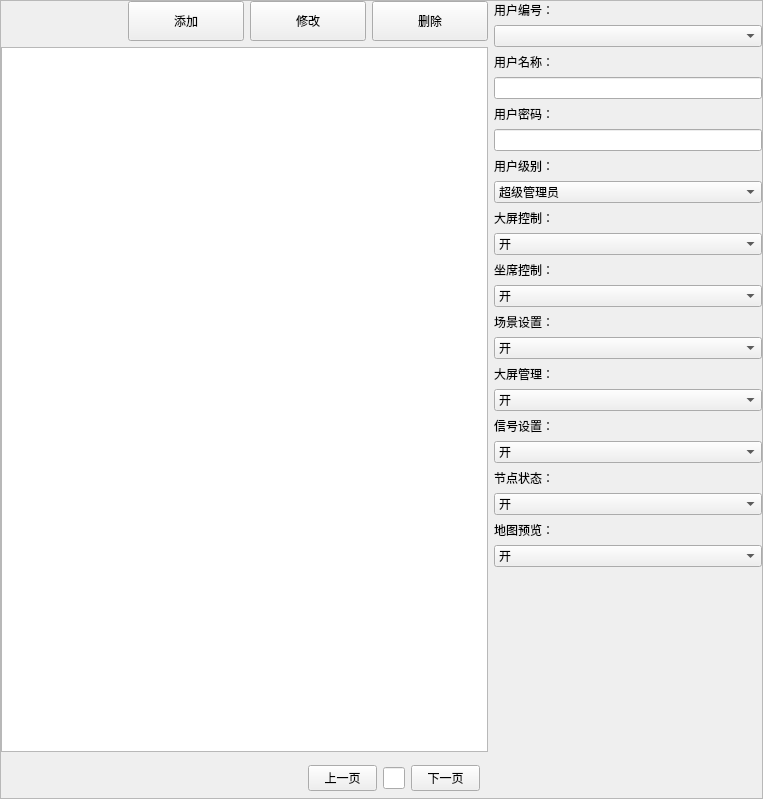
<?xml version="1.0" encoding="UTF-8"?>
<ui version="4.0">
 <class>frmlogset</class>
 <widget class="QWidget" name="frmlogset">
  <property name="geometry">
   <rect>
    <x>0</x>
    <y>0</y>
    <width>763</width>
    <height>799</height>
   </rect>
  </property>
  <property name="windowTitle">
   <string>Form</string>
  </property>
  <property name="styleSheet">
   <string notr="true"/>
  </property>
  <layout class="QHBoxLayout" name="horizontalLayout_3">
   <property name="spacing">
    <number>0</number>
   </property>
   <property name="leftMargin">
    <number>0</number>
   </property>
   <property name="topMargin">
    <number>0</number>
   </property>
   <property name="rightMargin">
    <number>0</number>
   </property>
   <property name="bottomMargin">
    <number>0</number>
   </property>
   <item>
    <widget class="QFrame" name="frame_2">
     <property name="styleSheet">
      <string notr="true"/>
     </property>
     <property name="frameShape">
      <enum>QFrame::StyledPanel</enum>
     </property>
     <property name="frameShadow">
      <enum>QFrame::Raised</enum>
     </property>
     <layout class="QHBoxLayout" name="horizontalLayout_2">
      <property name="spacing">
       <number>6</number>
      </property>
      <property name="leftMargin">
       <number>0</number>
      </property>
      <property name="topMargin">
       <number>0</number>
      </property>
      <property name="rightMargin">
       <number>0</number>
      </property>
      <property name="bottomMargin">
       <number>0</number>
      </property>
      <item>
       <widget class="QWidget" name="widget_3" native="true">
        <layout class="QVBoxLayout" name="verticalLayout_2">
         <property name="leftMargin">
          <number>0</number>
         </property>
         <property name="topMargin">
          <number>0</number>
         </property>
         <property name="rightMargin">
          <number>0</number>
         </property>
         <property name="bottomMargin">
          <number>0</number>
         </property>
         <item>
          <widget class="QWidget" name="widget_8" native="true">
           <layout class="QVBoxLayout" name="verticalLayout">
            <property name="spacing">
             <number>6</number>
            </property>
            <property name="leftMargin">
             <number>0</number>
            </property>
            <property name="topMargin">
             <number>0</number>
            </property>
            <property name="rightMargin">
             <number>0</number>
            </property>
            <property name="bottomMargin">
             <number>0</number>
            </property>
            <item>
             <widget class="QWidget" name="widget_4" native="true">
              <property name="minimumSize">
               <size>
                <width>0</width>
                <height>40</height>
               </size>
              </property>
              <layout class="QHBoxLayout" name="horizontalLayout_4">
               <property name="spacing">
                <number>6</number>
               </property>
               <property name="leftMargin">
                <number>0</number>
               </property>
               <property name="topMargin">
                <number>0</number>
               </property>
               <property name="rightMargin">
                <number>0</number>
               </property>
               <property name="bottomMargin">
                <number>0</number>
               </property>
               <item>
                <spacer name="horizontalSpacer">
                 <property name="orientation">
                  <enum>Qt::Horizontal</enum>
                 </property>
                 <property name="sizeHint" stdset="0">
                  <size>
                   <width>127</width>
                   <height>20</height>
                  </size>
                 </property>
                </spacer>
               </item>
               <item>
                <widget class="QPushButton" name="btn_add">
                 <property name="sizePolicy">
                  <sizepolicy hsizetype="Expanding" vsizetype="Fixed">
                   <horstretch>0</horstretch>
                   <verstretch>0</verstretch>
                  </sizepolicy>
                 </property>
                 <property name="minimumSize">
                  <size>
                   <width>0</width>
                   <height>0</height>
                  </size>
                 </property>
                 <property name="maximumSize">
                  <size>
                   <width>16777215</width>
                   <height>1000</height>
                  </size>
                 </property>
                 <property name="font">
                  <font>
                   <pointsize>9</pointsize>
                  </font>
                 </property>
                 <property name="focusPolicy">
                  <enum>Qt::TabFocus</enum>
                 </property>
                 <property name="styleSheet">
                  <string notr="true"/>
                 </property>
                 <property name="text">
                  <string>添加</string>
                 </property>
                </widget>
               </item>
               <item>
                <widget class="QPushButton" name="btn_chang">
                 <property name="sizePolicy">
                  <sizepolicy hsizetype="Expanding" vsizetype="Fixed">
                   <horstretch>0</horstretch>
                   <verstretch>0</verstretch>
                  </sizepolicy>
                 </property>
                 <property name="minimumSize">
                  <size>
                   <width>0</width>
                   <height>0</height>
                  </size>
                 </property>
                 <property name="maximumSize">
                  <size>
                   <width>16777215</width>
                   <height>1000</height>
                  </size>
                 </property>
                 <property name="font">
                  <font>
                   <pointsize>9</pointsize>
                   <weight>50</weight>
                   <bold>false</bold>
                  </font>
                 </property>
                 <property name="focusPolicy">
                  <enum>Qt::TabFocus</enum>
                 </property>
                 <property name="styleSheet">
                  <string notr="true"/>
                 </property>
                 <property name="text">
                  <string>修改</string>
                 </property>
                </widget>
               </item>
               <item>
                <widget class="QPushButton" name="btn_del">
                 <property name="sizePolicy">
                  <sizepolicy hsizetype="Expanding" vsizetype="Fixed">
                   <horstretch>0</horstretch>
                   <verstretch>0</verstretch>
                  </sizepolicy>
                 </property>
                 <property name="minimumSize">
                  <size>
                   <width>0</width>
                   <height>0</height>
                  </size>
                 </property>
                 <property name="maximumSize">
                  <size>
                   <width>16777215</width>
                   <height>1000</height>
                  </size>
                 </property>
                 <property name="font">
                  <font>
                   <pointsize>9</pointsize>
                  </font>
                 </property>
                 <property name="focusPolicy">
                  <enum>Qt::TabFocus</enum>
                 </property>
                 <property name="styleSheet">
                  <string notr="true"/>
                 </property>
                 <property name="text">
                  <string>删除</string>
                 </property>
                </widget>
               </item>
              </layout>
             </widget>
            </item>
            <item>
             <widget class="QTableView" name="tableMain">
              <property name="minimumSize">
               <size>
                <width>300</width>
                <height>0</height>
               </size>
              </property>
              <property name="focusPolicy">
               <enum>Qt::NoFocus</enum>
              </property>
              <property name="styleSheet">
               <string notr="true"/>
              </property>
              <property name="showGrid">
               <bool>false</bool>
              </property>
             </widget>
            </item>
            <item>
             <widget class="QWidget" name="widget_5" native="true">
              <property name="minimumSize">
               <size>
                <width>0</width>
                <height>40</height>
               </size>
              </property>
              <property name="maximumSize">
               <size>
                <width>16777215</width>
                <height>40</height>
               </size>
              </property>
              <layout class="QHBoxLayout" name="horizontalLayout_6">
               <property name="leftMargin">
                <number>0</number>
               </property>
               <property name="topMargin">
                <number>0</number>
               </property>
               <property name="rightMargin">
                <number>0</number>
               </property>
               <property name="bottomMargin">
                <number>0</number>
               </property>
               <item>
                <spacer name="horizontalSpacer_2">
                 <property name="orientation">
                  <enum>Qt::Horizontal</enum>
                 </property>
                 <property name="sizeHint" stdset="0">
                  <size>
                   <width>301</width>
                   <height>20</height>
                  </size>
                 </property>
                </spacer>
               </item>
               <item>
                <widget class="QWidget" name="widget_6" native="true">
                 <layout class="QHBoxLayout" name="horizontalLayout_8">
                  <property name="spacing">
                   <number>0</number>
                  </property>
                  <property name="leftMargin">
                   <number>0</number>
                  </property>
                  <property name="topMargin">
                   <number>0</number>
                  </property>
                  <property name="rightMargin">
                   <number>0</number>
                  </property>
                  <property name="bottomMargin">
                   <number>0</number>
                  </property>
                  <item>
                   <layout class="QHBoxLayout" name="horizontalLayout_5"/>
                  </item>
                 </layout>
                </widget>
               </item>
               <item>
                <widget class="QWidget" name="widget_7" native="true">
                 <property name="maximumSize">
                  <size>
                   <width>180</width>
                   <height>16777215</height>
                  </size>
                 </property>
                 <layout class="QHBoxLayout" name="horizontalLayout_7">
                  <property name="leftMargin">
                   <number>0</number>
                  </property>
                  <property name="topMargin">
                   <number>0</number>
                  </property>
                  <property name="rightMargin">
                   <number>9</number>
                  </property>
                  <property name="bottomMargin">
                   <number>0</number>
                  </property>
                  <item>
                   <widget class="QPushButton" name="pushButton_2">
                    <property name="focusPolicy">
                     <enum>Qt::TabFocus</enum>
                    </property>
                    <property name="text">
                     <string>上一页</string>
                    </property>
                   </widget>
                  </item>
                  <item>
                   <widget class="QLineEdit" name="lineEdit_viewpage">
                    <property name="maximumSize">
                     <size>
                      <width>30</width>
                      <height>16777215</height>
                     </size>
                    </property>
                    <property name="alignment">
                     <set>Qt::AlignCenter</set>
                    </property>
                   </widget>
                  </item>
                  <item>
                   <widget class="QPushButton" name="pushButton_3">
                    <property name="focusPolicy">
                     <enum>Qt::TabFocus</enum>
                    </property>
                    <property name="text">
                     <string>下一页</string>
                    </property>
                   </widget>
                  </item>
                 </layout>
                </widget>
               </item>
              </layout>
             </widget>
            </item>
           </layout>
          </widget>
         </item>
        </layout>
       </widget>
      </item>
      <item>
       <widget class="QWidget" name="widget" native="true">
        <layout class="QHBoxLayout" name="horizontalLayout">
         <property name="spacing">
          <number>0</number>
         </property>
         <property name="leftMargin">
          <number>0</number>
         </property>
         <property name="topMargin">
          <number>0</number>
         </property>
         <property name="rightMargin">
          <number>0</number>
         </property>
         <property name="bottomMargin">
          <number>0</number>
         </property>
         <item>
          <widget class="QWidget" name="widget_2" native="true">
           <layout class="QVBoxLayout" name="verticalLayout_3">
            <property name="leftMargin">
             <number>0</number>
            </property>
            <property name="topMargin">
             <number>0</number>
            </property>
            <property name="rightMargin">
             <number>0</number>
            </property>
            <property name="bottomMargin">
             <number>0</number>
            </property>
            <item>
             <widget class="QLabel" name="label">
              <property name="font">
               <font>
                <pointsize>9</pointsize>
               </font>
              </property>
              <property name="styleSheet">
               <string notr="true"/>
              </property>
              <property name="text">
               <string>用户编号：</string>
              </property>
              <property name="alignment">
               <set>Qt::AlignLeading|Qt::AlignLeft|Qt::AlignVCenter</set>
              </property>
             </widget>
            </item>
            <item>
             <widget class="QComboBox" name="cbox_usenum">
              <property name="minimumSize">
               <size>
                <width>180</width>
                <height>0</height>
               </size>
              </property>
              <property name="font">
               <font>
                <pointsize>9</pointsize>
               </font>
              </property>
              <property name="styleSheet">
               <string notr="true"/>
              </property>
             </widget>
            </item>
            <item>
             <widget class="QLabel" name="label_2">
              <property name="font">
               <font>
                <pointsize>9</pointsize>
               </font>
              </property>
              <property name="styleSheet">
               <string notr="true"/>
              </property>
              <property name="text">
               <string>用户名称：</string>
              </property>
              <property name="alignment">
               <set>Qt::AlignLeading|Qt::AlignLeft|Qt::AlignVCenter</set>
              </property>
             </widget>
            </item>
            <item>
             <widget class="QLineEdit" name="line_username">
              <property name="minimumSize">
               <size>
                <width>180</width>
                <height>0</height>
               </size>
              </property>
              <property name="font">
               <font>
                <pointsize>9</pointsize>
               </font>
              </property>
              <property name="contextMenuPolicy">
               <enum>Qt::NoContextMenu</enum>
              </property>
              <property name="styleSheet">
               <string notr="true"/>
              </property>
             </widget>
            </item>
            <item>
             <widget class="QLabel" name="label_3">
              <property name="font">
               <font>
                <pointsize>9</pointsize>
               </font>
              </property>
              <property name="styleSheet">
               <string notr="true"/>
              </property>
              <property name="text">
               <string>用户密码：</string>
              </property>
              <property name="alignment">
               <set>Qt::AlignLeading|Qt::AlignLeft|Qt::AlignVCenter</set>
              </property>
             </widget>
            </item>
            <item>
             <widget class="QLineEdit" name="line_pass">
              <property name="minimumSize">
               <size>
                <width>180</width>
                <height>0</height>
               </size>
              </property>
              <property name="font">
               <font>
                <pointsize>9</pointsize>
               </font>
              </property>
              <property name="contextMenuPolicy">
               <enum>Qt::NoContextMenu</enum>
              </property>
              <property name="styleSheet">
               <string notr="true"/>
              </property>
             </widget>
            </item>
            <item>
             <widget class="QLabel" name="label_4">
              <property name="font">
               <font>
                <pointsize>9</pointsize>
               </font>
              </property>
              <property name="styleSheet">
               <string notr="true"/>
              </property>
              <property name="text">
               <string>用户级别：</string>
              </property>
             </widget>
            </item>
            <item>
             <widget class="QComboBox" name="line_pre">
              <property name="minimumSize">
               <size>
                <width>180</width>
                <height>0</height>
               </size>
              </property>
              <property name="font">
               <font>
                <pointsize>9</pointsize>
               </font>
              </property>
              <property name="styleSheet">
               <string notr="true"/>
              </property>
              <item>
               <property name="text">
                <string>超级管理员</string>
               </property>
              </item>
              <item>
               <property name="text">
                <string>普通用户</string>
               </property>
              </item>
             </widget>
            </item>
            <item>
             <widget class="QLabel" name="label_6">
              <property name="font">
               <font>
                <pointsize>9</pointsize>
               </font>
              </property>
              <property name="text">
               <string>大屏控制：</string>
              </property>
             </widget>
            </item>
            <item>
             <widget class="QComboBox" name="cbox_dapin">
              <property name="minimumSize">
               <size>
                <width>0</width>
                <height>0</height>
               </size>
              </property>
              <property name="font">
               <font>
                <pointsize>9</pointsize>
               </font>
              </property>
              <item>
               <property name="text">
                <string>开</string>
               </property>
              </item>
              <item>
               <property name="text">
                <string>关</string>
               </property>
              </item>
             </widget>
            </item>
            <item>
             <widget class="QLabel" name="label_11">
              <property name="text">
               <string>坐席控制：</string>
              </property>
             </widget>
            </item>
            <item>
             <widget class="QComboBox" name="cbox_kvm">
              <item>
               <property name="text">
                <string>开</string>
               </property>
              </item>
              <item>
               <property name="text">
                <string>关</string>
               </property>
              </item>
             </widget>
            </item>
            <item>
             <widget class="QLabel" name="label_5">
              <property name="text">
               <string>场景设置：</string>
              </property>
             </widget>
            </item>
            <item>
             <widget class="QComboBox" name="cbox_plan">
              <property name="minimumSize">
               <size>
                <width>0</width>
                <height>0</height>
               </size>
              </property>
              <item>
               <property name="text">
                <string>开</string>
               </property>
              </item>
              <item>
               <property name="text">
                <string>关</string>
               </property>
              </item>
             </widget>
            </item>
            <item>
             <widget class="QLabel" name="label_8">
              <property name="text">
               <string>大屏管理：</string>
              </property>
             </widget>
            </item>
            <item>
             <widget class="QComboBox" name="cbox_manage">
              <property name="minimumSize">
               <size>
                <width>0</width>
                <height>0</height>
               </size>
              </property>
              <item>
               <property name="text">
                <string>开</string>
               </property>
              </item>
              <item>
               <property name="text">
                <string>关</string>
               </property>
              </item>
             </widget>
            </item>
            <item>
             <widget class="QLabel" name="label_7">
              <property name="font">
               <font>
                <pointsize>9</pointsize>
               </font>
              </property>
              <property name="text">
               <string>信号设置：</string>
              </property>
             </widget>
            </item>
            <item>
             <widget class="QComboBox" name="cbox_ipc">
              <property name="minimumSize">
               <size>
                <width>0</width>
                <height>0</height>
               </size>
              </property>
              <property name="font">
               <font>
                <pointsize>9</pointsize>
               </font>
              </property>
              <item>
               <property name="text">
                <string>开</string>
               </property>
              </item>
              <item>
               <property name="text">
                <string>关</string>
               </property>
              </item>
             </widget>
            </item>
            <item>
             <widget class="QLabel" name="label_9">
              <property name="text">
               <string>节点状态：</string>
              </property>
             </widget>
            </item>
            <item>
             <widget class="QComboBox" name="cbox_state">
              <property name="minimumSize">
               <size>
                <width>0</width>
                <height>0</height>
               </size>
              </property>
              <item>
               <property name="text">
                <string>开</string>
               </property>
              </item>
              <item>
               <property name="text">
                <string>关</string>
               </property>
              </item>
             </widget>
            </item>
            <item>
             <widget class="QLabel" name="label_10">
              <property name="text">
               <string>地图预览：</string>
              </property>
             </widget>
            </item>
            <item>
             <widget class="QComboBox" name="cbox_map">
              <property name="minimumSize">
               <size>
                <width>0</width>
                <height>0</height>
               </size>
              </property>
              <item>
               <property name="text">
                <string>开</string>
               </property>
              </item>
              <item>
               <property name="text">
                <string>关</string>
               </property>
              </item>
             </widget>
            </item>
            <item>
             <spacer name="verticalSpacer">
              <property name="orientation">
               <enum>Qt::Vertical</enum>
              </property>
              <property name="sizeHint" stdset="0">
               <size>
                <width>20</width>
                <height>160</height>
               </size>
              </property>
             </spacer>
            </item>
           </layout>
          </widget>
         </item>
        </layout>
       </widget>
      </item>
     </layout>
    </widget>
   </item>
  </layout>
 </widget>
 <resources/>
 <connections/>
</ui>
